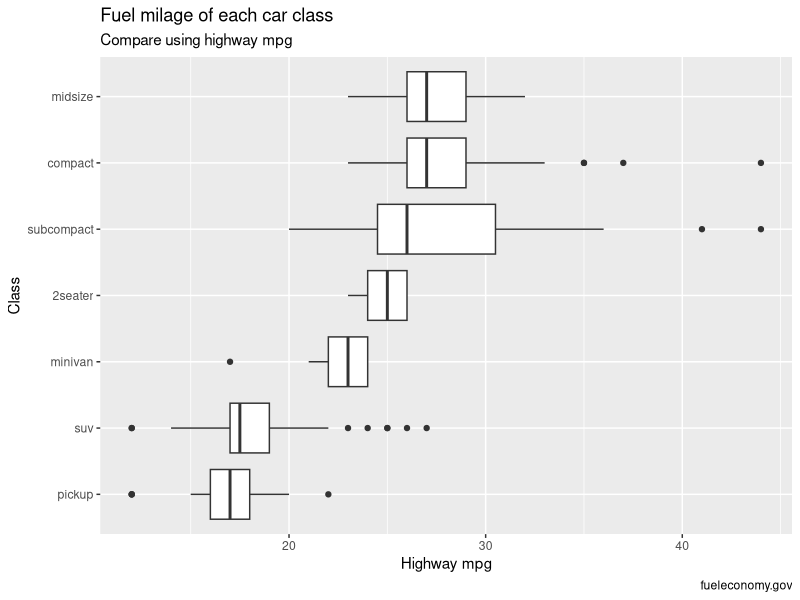
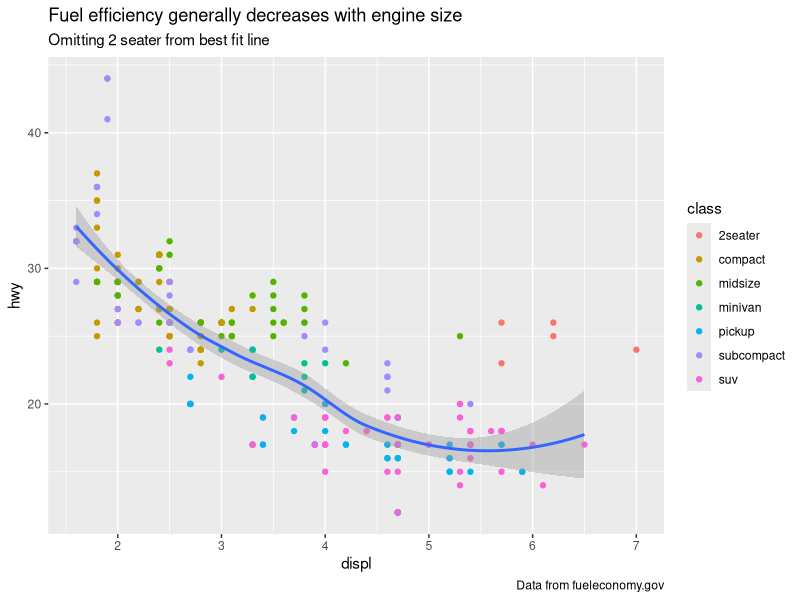
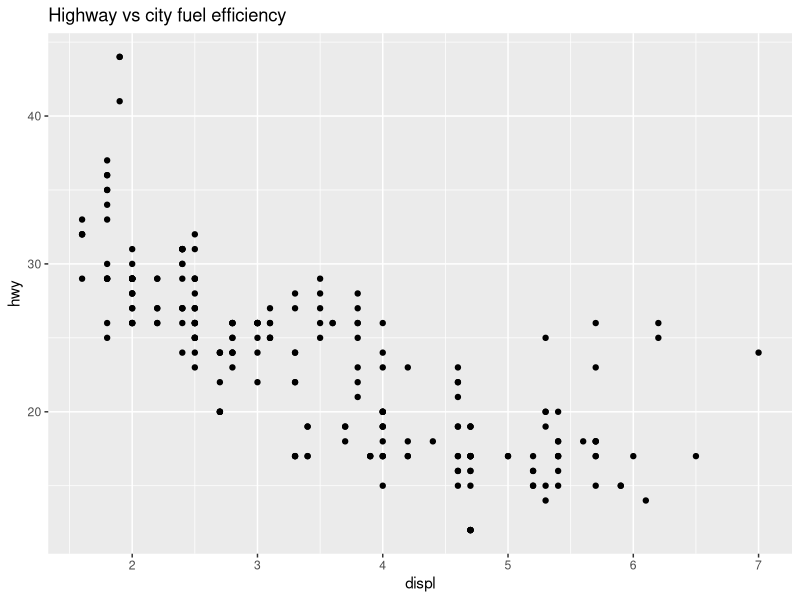
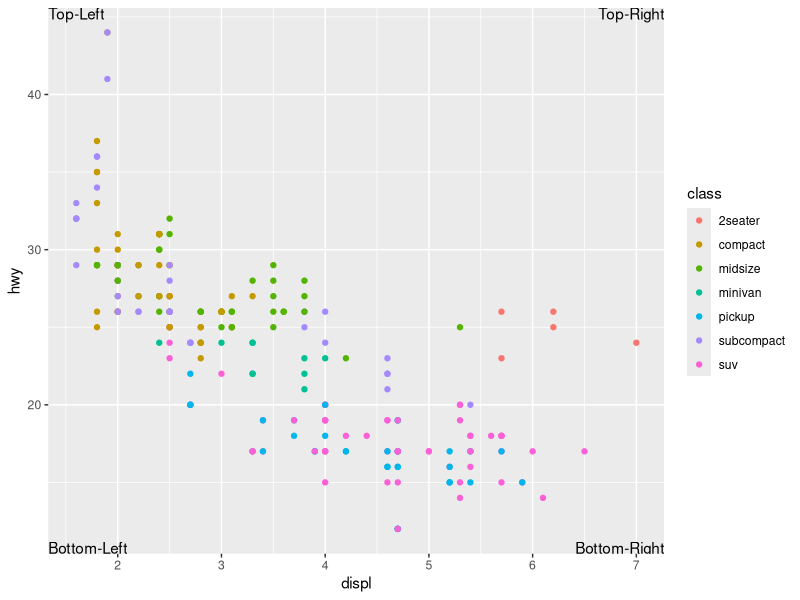
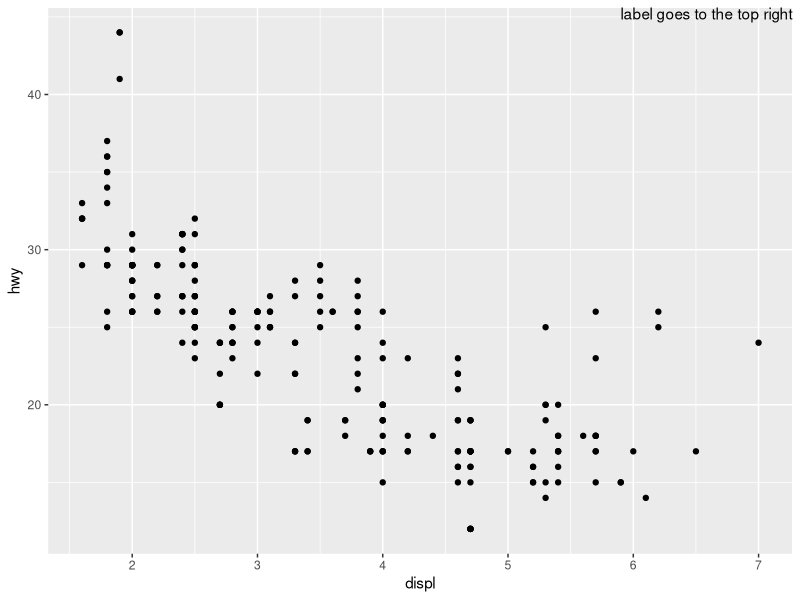
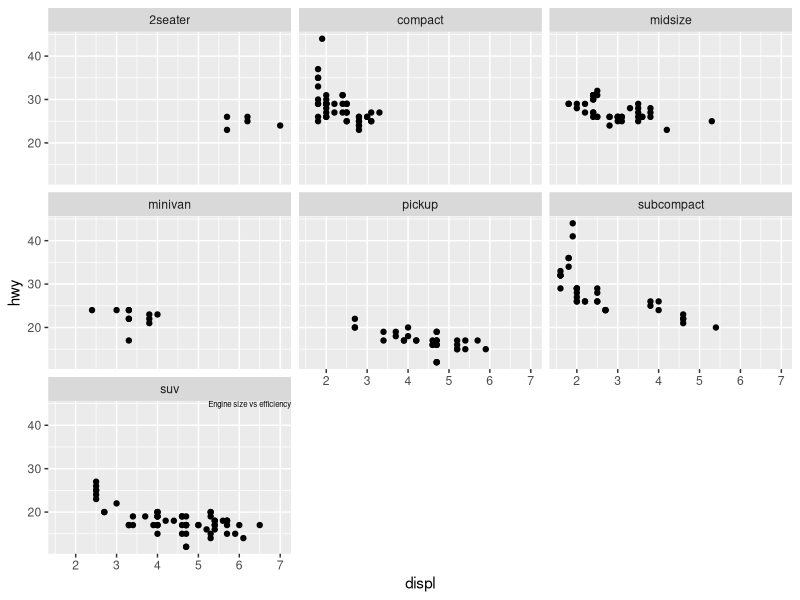
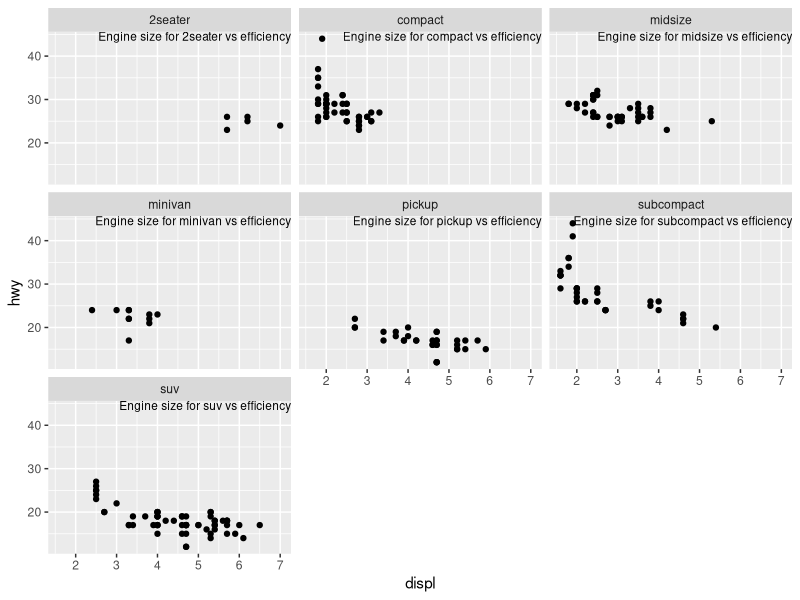
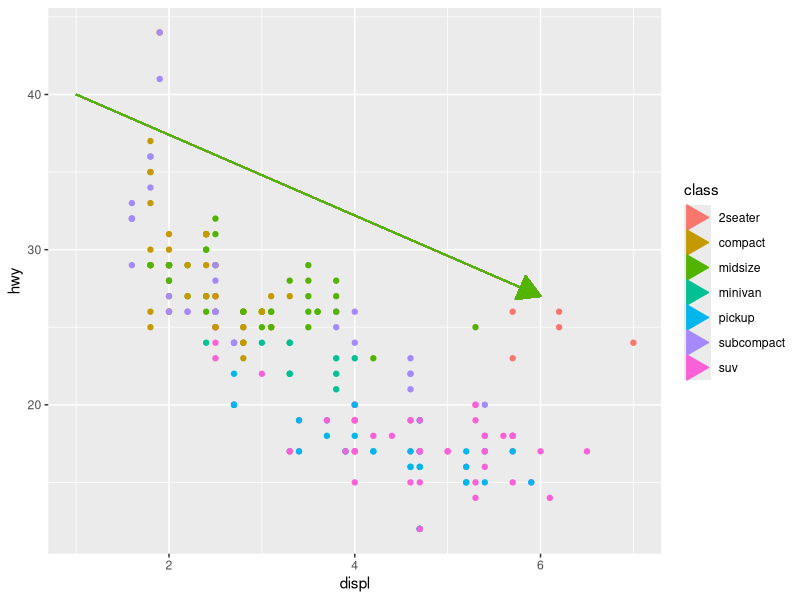

Here is the R script that generated these plots, in order: (Note: this script raises an error after producing the figures.)
## ---- chunk 1
knitr::opts_chunk$set(echo = TRUE)
library(tidyverse)
library(lubridate)
## ---- chunk 2
ggplot(data = mpg,
       mapping = aes(x = reorder(class, hwy, median), y = hwy)) + 
  geom_boxplot() +
  coord_flip() +
  labs(
    title = "Fuel milage of each car class",
    subtitle = "Compare using highway mpg",
    caption = "fueleconomy.gov",
    x = "Class",
    y = "Highway mpg"
  )
## ---- chunk 3
small_car <- filter(mpg, class != "2seater")
ggplot(mpg, aes(displ,hwy)) +
  geom_point(aes(colour = class)) +
  geom_smooth(data = small_car) +
  labs(
    title = "Fuel efficiency generally decreases with engine size",
    subtitle = "Omitting 2 seater from best fit line",
    caption = "Data from fueleconomy.gov"
  )
## ---- chunk 4
ggplot(data = mpg) + 
  geom_point(mapping = aes(x = displ, y = hwy)) +
  labs(
    title = "Highway vs city fuel efficiency"
  )

## ---- chunk 5
labels <- tibble(
  x = c(-Inf, -Inf, Inf, Inf),
  y = c(Inf, -Inf, Inf, -Inf),
  lab = c("Top-Left", "Bottom-Left", "Top-Right", "Bottom-Right"),
  v = c("top", "bottom", "top", "bottom"),
  h = c("left", "left", "right", "right")
)
ggplot(data = mpg, aes(displ, hwy)) +
  geom_point(aes(colour = class)) +
  geom_text(aes(x = x, y = y, label = lab, vjust = v, hjust = h), data = labels)
## ---- chunk 6
ggplot(mpg, aes(displ, hwy)) +
  geom_point() +
  annotate("text", x = Inf, y = Inf, 
           label = "label goes to the top right", vjust = "top", hjust = "right")
## ---- chunk 7
#add class property into the tibble
label <- tibble(
  displ = Inf,
  hwy = Inf,
  class = "suv",
  label = "Engine size vs efficiency"
)
ggplot(mpg, aes(displ, hwy)) +
  geom_point() +
  geom_text(aes(label = label), data = label, vjust = "top", hjust = "right", size = 2) +
  facet_wrap(~ class)

## ---- chunk 8
label <- tibble(
  displ = Inf,
  hwy = Inf,
  class = unique(mpg$class),
  label = stringr::str_c("Engine size for ", class, " vs efficiency")
)
ggplot(mpg, aes(displ, hwy)) +
  geom_point() +
  geom_text(aes(label = label), data = label, vjust = "top", hjust = "right", size = 3) +
  facet_wrap(~ class)

## ---- chunk 9
ggplot(mpg, aes(displ, hwy, colour = class)) +
  geom_point() +
  geom_segment(
    aes(x = 1, y = 40, xend = 6, yend = 27),
    arrow = arrow(type = "closed")
    #default is open
  )
ggplot(mpg, aes(displ, hwy, colour = class)) +
  geom_point() +
  geom_segment(
    aes(x = 1, y = 40, xend = 6, yend = 27),
    arrow = arrow(length = unit(2, "inches"), ends = "first")
  )
ggplot(mpg, aes(displ, hwy, colour = class)) +
  geom_point() +
  geom_segment(
    aes(x = 1, y = 40, xend = 6, yend = 27),
    arrow = arrow(ends = "both", angle = 15)
  )
## ---- chunk 10
presidential %>%
  mutate(id = 33 + row_number()) %>%
  ggplot(aes(start, id, colour = party)) +
    geom_point() +
    geom_segment(aes(xend = end, yend = id)) +
    scale_x_date(NULL, breaks = presidential$start, date_labels = "%y") +
    scale_y_continuous("President", labels = presidential$name, breaks = seq(34, 44, by = 1)) +
    scale_colour_manual(values = c(Republican = "red", Democratic = "blue")) +
  labs(
    title = "US President term",
    color = "Party"
  )

## ---- chunk 11
ggplot(diamonds, aes(carat, price)) +
  geom_point(aes(colour = cut), alpha = 1/20) +
  guides(colour = guide_legend(override.aes = list(alpha = .5)))  
